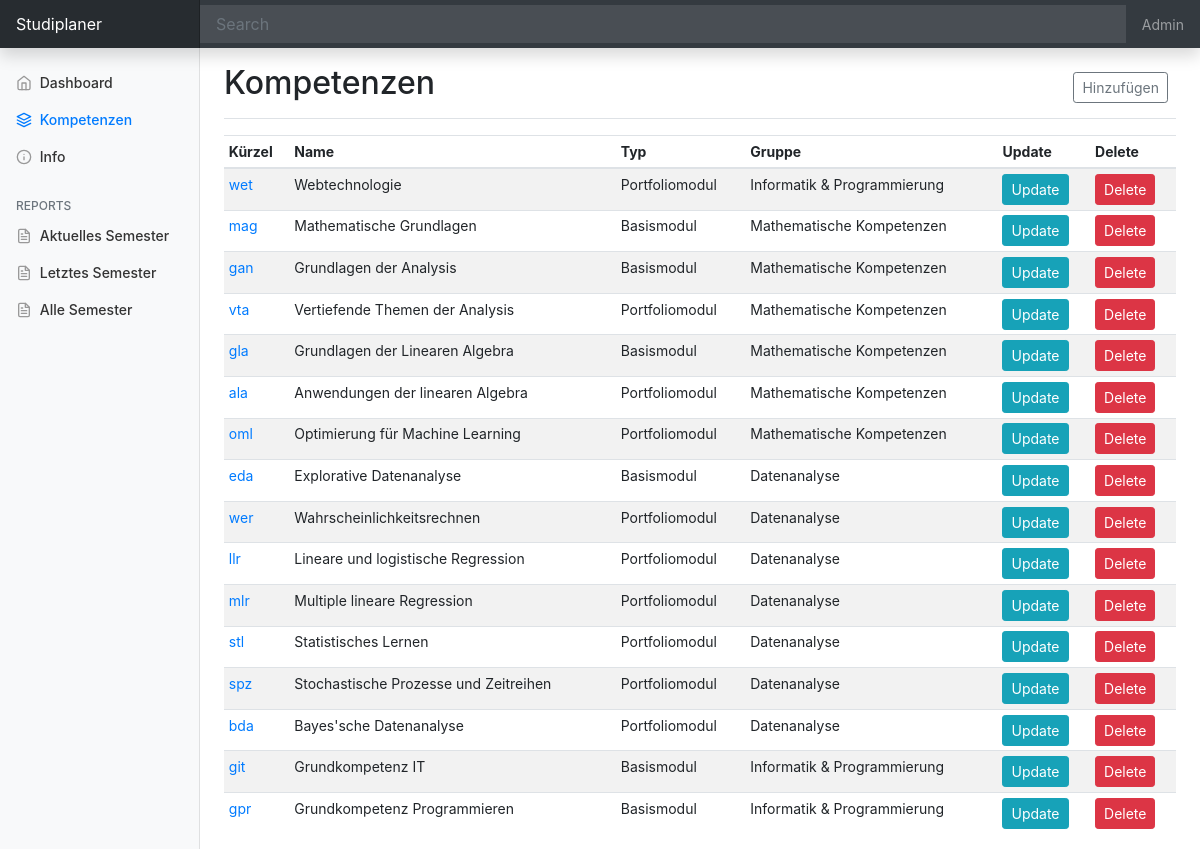
/kompetenzen/, run on the app's committed database.
### kompetenzen/models.py (models this page shows, shortened)
class course(models.Model):
    id = models.AutoField(primary_key=True)
    name = models.CharField(max_length=200, null=True)
    shortname = models.CharField(max_length=10, null=True)
    type = models.ForeignKey(course_type, null=True, on_delete=models.SET_NULL)
    group = models.ForeignKey(course_group, null=True, on_delete=models.SET_NULL)
    credits = models.IntegerField(null=True)
    date_created = models.DateTimeField(auto_now_add=True)
    done = models.BooleanField(default=False)
    semester = models.ForeignKey(course_semester, null=True, on_delete=models.SET_NULL, blank=True)
    link = models.CharField(max_length=300, null=True)

class course_type(models.Model):
    id = models.AutoField(primary_key=True)
    name = models.CharField(max_length=100, null=True)
    date_created = models.DateTimeField(auto_now_add=True)
    def __str__(self):
        return self.name

class course_group(models.Model):
    id = models.AutoField(primary_key=True)
    name = models.CharField(max_length=100, null=True)
    maxcredits = models.IntegerField(null=True)
    mincredits = models.IntegerField(null=True)
    date_created = models.DateTimeField(auto_now_add=True)
    def __str__(self):
        return self.name

### kompetenzen/views.py (the view)
# urls.py: path('', include('kompetenzen.urls'))
def kompetenzen(request):
     co = course.objects.all()
     return render(request, 'kompetenzen/kompetenzen.html', {'course':co})

### kompetenzen/templates/kompetenzen/kompetenzen.html
{% extends 'kompetenzen/main.html' %}
{% block content %}
<main role="main" class="col-md-9 ml-sm-auto col-lg-10 px-md-4">
  <div class="d-flex justify-content-between flex-wrap flex-md-nowrap align-items-center pt-3 pb-2 mb-3 border-bottom">
    <h1 class="h2">Kompetenzen</h1>
    <div class="btn-toolbar mb-2 mb-md-0">
      <div class="btn-group mr-2">
        <a href="{% url 'courseinsert' %}"><button type="button"
            class="btn btn-sm btn-outline-secondary">Hinzufügen</button></a>
      </div>
    </div>
  </div>
  <div class="table-responsive">
    <table class="table table-striped table-sm">
      <thead>
        <tr>
          <th>Kürzel</th>
          <th>Name</th>
          <th>Typ</th>
          <th>Gruppe</th>
          <th>Update</th>
          <th>Delete</th>
        </tr>
      </thead>
      <tbody>
        {% for i in course %}
        <tr>
          <td><a href="{% url 'coursedetail'  i.id %}">{{i.shortname}}</a></td>
          <td>{{i.name}}</td>
          <td>{{i.type}}</td>
          <td>{{i.group}}</td>
          <td><a class="btn btn-sm btn-info" href="{% url 'courseupdate' i.id %}">Update</a></td>
          <td><a class="btn btn-sm btn-danger" href="{% url 'coursedelete' i.id %}">Delete</a></td>
        </tr>
        {% endfor %}
      </tbody>
    </table>
  </div>
</main>
{% endblock %}

### static/css/main.css (style rules this page uses)
body { background-color: #ffffff; }

### static/css/dashboard.css (style rules this page uses)
body { font-size: .875rem; }

### data on the page
course: shortname "wet", name "Webtechnologie", type "Portfoliomodul", group "Informatik & Programmierung"
course: shortname "mag", name "Mathematische Grundlagen", type "Basismodul", group "Mathematische Kompetenzen"
course: shortname "gan", name "Grundlagen der Analysis", type "Basismodul", group "Mathematische Kompetenzen"
course: shortname "vta", name "Vertiefende Themen der Analysis", type "Portfoliomodul", group "Mathematische Kompetenzen"
course: shortname "gla", name "Grundlagen der Linearen Algebra", type "Basismodul", group "Mathematische Kompetenzen"
course: shortname "ala", name "Anwendungen der linearen Algebra", type "Portfoliomodul", group "Mathematische Kompetenzen"
course: shortname "oml", name "Optimierung für Machine Learning", type "Portfoliomodul", group "Mathematische Kompetenzen"
course: shortname "eda", name "Explorative Datenanalyse", type "Basismodul", group "Datenanalyse"
course: shortname "wer", name "Wahrscheinlichkeitsrechnen", type "Portfoliomodul", group "Datenanalyse"
course: shortname "llr", name "Lineare und logistische Regression", type "Portfoliomodul", group "Datenanalyse"
course: shortname "mlr", name "Multiple lineare Regression", type "Portfoliomodul", group "Datenanalyse"
course: shortname "stl", name "Statistisches Lernen", type "Portfoliomodul", group "Datenanalyse"
course: shortname "spz", name "Stochastische Prozesse und Zeitreihen", type "Portfoliomodul", group "Datenanalyse"
course: shortname "bda", name "Bayes'sche Datenanalyse", type "Portfoliomodul", group "Datenanalyse"
course: shortname "git", name "Grundkompetenz IT", type "Basismodul", group "Informatik & Programmierung"
course: shortname "gpr", name "Grundkompetenz Programmieren", type "Basismodul", group "Informatik & Programmierung"
